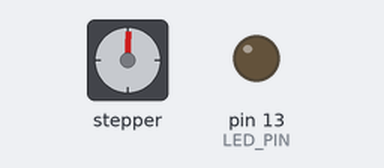
A sketch run on a simulated Arduino Mega 2560, built with avr-gcc and run on an emulated ATmega2560. Parts: stepper motor, output pins drawn as LEDs (lit = HIGH). Stepper angles assume 200 steps per turn.

Above: at 0.05 s.
At 1.6 s:
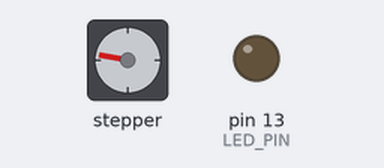
At 3.2 s:
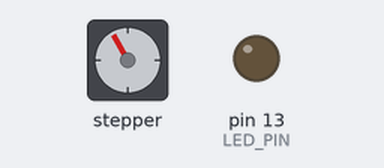
At 7.3 s:
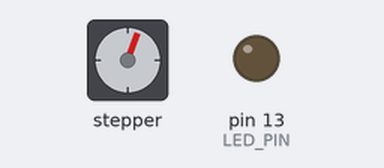
Timing chart, 0 to 10.9 s (numbered marks = the images above):
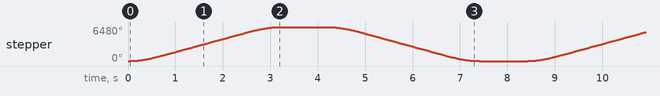

The sketch:

Example1_BasicSpeedyStepper.ino
```cpp
// ******************************************************************
//
// Teste do movimento do Motor usando a Biblioteca SpeedyStepper
// adaptado por Gustavo Murta 06/abr/2020
//
//  Documentation for this library can be found at:
//    https://github.com/Stan-Reifel/SpeedyStepper
//
//  Arduino Mega - Arduino IDE 1.8.10
//  Driver de Motor de passo - Passo completo / corrente 1 A
//  Motor de passo - 180 pulsos/volta (180 SPR) Meu motor é especial !
//
//  Passos por volta = 180 SPR (steps/rev) normalmente é 200
//  SPS  (steps/sec)  (velocidade passos/segundo)
//  RPS (rev/sec) = SPS / SPR      exemplo RPS = 1800/180 = 10 RPS  (Voltas/Segundo)
//  RPM = 60 x RPS = 10 x 60 = 600 RPM
//
// ***********************************************************************

#include <SpeedyStepper.h>

const int LED_PIN = 13;                             // Led do Arduino Mega
const int MOTOR_STEP_PIN = 5;                       // pino do pulso para o driver do motor
const int MOTOR_DIRECTION_PIN = 6;                  // pino da direção para o driver do motor
int SpeedInStepsPerSecond = 1800;                   // velocidade em passos/segundo
int AccelerationInStepsPerSecondPerSecond = 3000;   // aceleracao em passos/segundo2

SpeedyStepper stepper;                              // criação do objeto stepper

void setup()
{
  pinMode(LED_PIN, OUTPUT);                                       // configura pino do Led como saída
  Serial.begin(115200);                                           // console Serial 115200 bps
  stepper.setStepsPerRevolution (180);                            // Passos por revolução ou por volta - o meu motor é especial
  stepper.connectToPins(MOTOR_STEP_PIN, MOTOR_DIRECTION_PIN);     // configura os pinos do driver do motor
}

void loop()
{
  stepper.setSpeedInStepsPerSecond(SpeedInStepsPerSecond);                                     // configura velocidade do motor
  stepper.setAccelerationInStepsPerSecondPerSecond(AccelerationInStepsPerSecondPerSecond);     // configura aceleracao do motor

  stepper.moveRelativeInSteps(3600);                                                           // motor gira X passos em um sentido
  delay(1000);                                                                                 // atraso de um segundo

  stepper.moveRelativeInSteps(-3600);                                                          // gira X passos no sentido contrário
  delay(1000);                                                                                 // atraso de um segundo
}
```

Measured:
- by itself, stepper: turns 6480° clockwise in 3.2 s, then 6480° counter-clockwise in 3.2 s, repeating every 8.4 s
